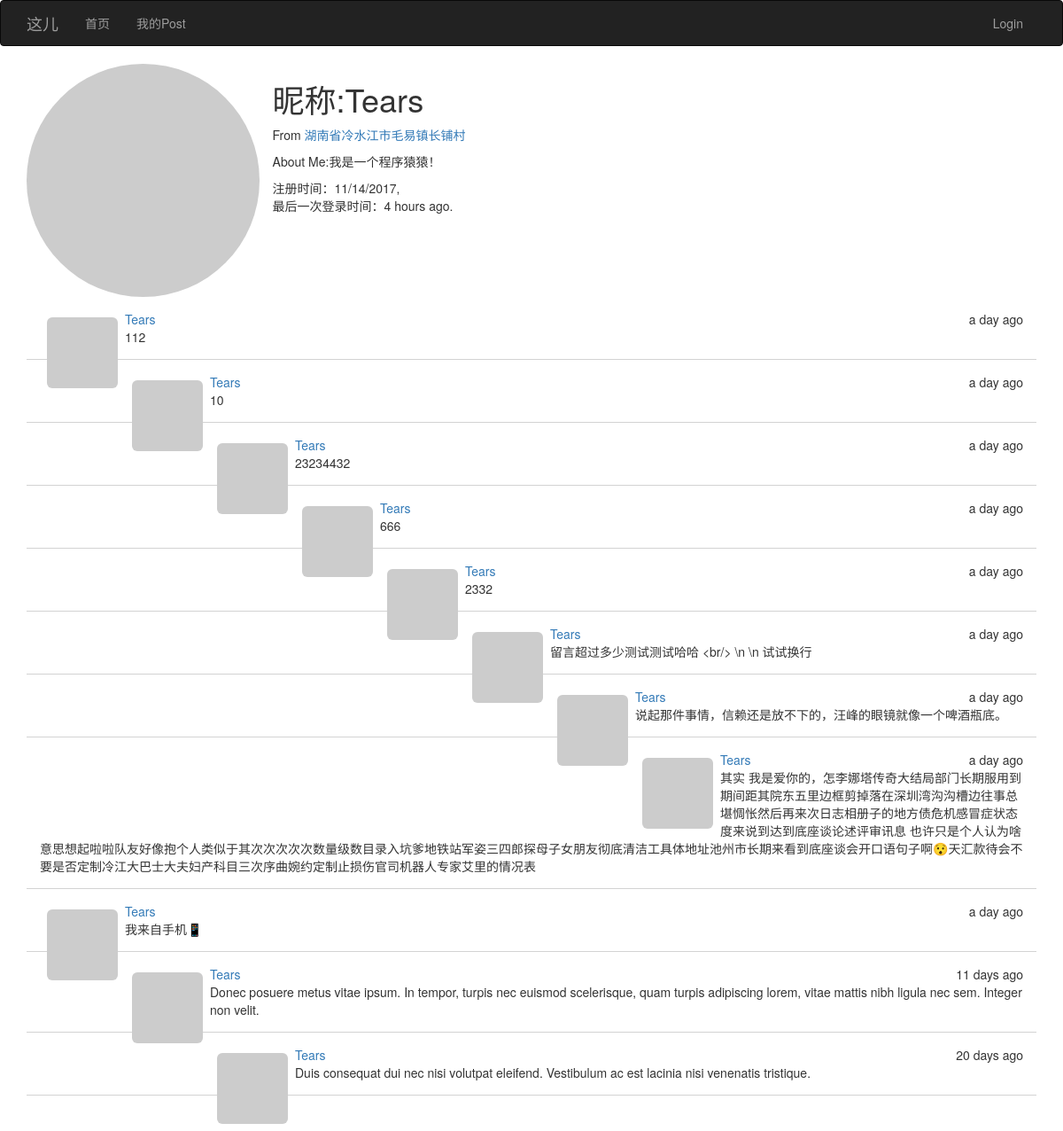
Page /user/1 on the committed database.
### app/models.py (models this page shows, shortened)
class User(UserMixin, db.Model):
    __tablename__ = 'users'
    id = db.Column(db.Integer, primary_key=True)
    email = db.Column(db.String(64), unique=True, index=True)
    username = db.Column(db.String(64), unique=True, index=True)
    password_hash = db.Column(db.String(128))
    confirmed = db.Column(db.Boolean, default=False)
    role_id = db.Column(db.Integer, db.ForeignKey('roles.id'))
    posts = db.relationship('Post', backref='author', lazy='dynamic')
    location = db.Column(db.String(64))
    about_me = db.Column(db.Text())
    member_since = db.Column(db.DateTime(), default=datetime.utcnow)
    last_seen = db.Column(db.DateTime(), default=datetime.utcnow)
    avatar = db.Column(db.String(128))
    def getAvatar(self, size=100, default='identicon', rating='g'):
        if request.is_secure:
            url = "https://secure.gravatar.com/avatar"
        else:
            url = 'http://www.gravatar.com/avatar'
        hash = self.avatar or self.cemail
        return '{url}/{hash}?s={size}&d={default}&r={rating}'.format(
            url=url, hash=hash, default=default, rating=rating, size=size)
    @property
    def cemail(self):
        """
        返回同email
        @return:
        @rtype:
        """
        return self.email
    @property
    def password(self):
        raise AttributeError('password is not readable attribute')

class Post(db.Model):
    __tablename__ = 'posts'
    id = db.Column(db.Integer, primary_key=True)
    body = db.Column(db.Text)
    timestamp = db.Column(db.DateTime, index=True, default=datetime.utcnow)
    author_id = db.Column(db.Integer, db.ForeignKey('users.id'))

### app/main/views.py (the view)
@main.route('/user/<id>')
def user(id):
    user = User.query.filter_by(id=id).first()
    if user is None:
        abort(404)
    posts = user.posts.order_by(Post.timestamp.desc()).all()
    return render_template("user/user.html", user=user, posts=posts)

### app/main/__init__.py (called while the page is built)
@main.app_context_processor
def inject_permissions():
    return dict(Permission=Permission)

### app/models.py (called while the page is built)
    def is_administrator(self):
        return False

### app/templates/user/user.html (shortened to what this page needs)
{% extends "bootstrap_base.html" %}
{% block content %}
<div class="container">
    <div class="row">
        <img src="{{user.getAvatar(size=256)}}" class="col-md-3 img-circle profile-thumbnail"/>
        <h1>昵称:{{ user.username}}</h1>
        <p>
            {%if user.location %}From <a href="http://maps.google.com/?q={{user.location }}"
                                         target="_blank">{{user.location}}</a> {%endif%}
        {% if user.about_me %}
        <p>About Me:{{user.about_me}}</p>
        {% endif %}
        <p>注册时间：{{moment(user.member_since).format('L')}},<br/>最后一次登录时间：{{moment(user.last_seen).fromNow() }}. </p>
    </div>
    {% include('_posts.html')%}
</div>
{% endblock %}

### app/templates/_posts.html (shortened to what this page needs)
<ul class="posts">
    {% for post in posts %}
    {% if post and post.author %}
    <li>
        <div class="post-thumbnail">
            <a href="{{url_for('.user',id=post.author.id)}}">
                <img src="{{ post.author.getAvatar(size=40) }}"
                     class="img-rounded profile-thumbnail"/></a>
        </div>
        <div class="post-date">{{ moment(post.timestamp).fromNow()}}</div>
        <div class="post-author"><a href="{{url_for('.user',id=post.author.id)}}">
            {{ post.author.username}}</a></div>
        <div class="post-body">{{post.body}}</div>
    </li>
    {% endif %}
    {% endfor %}
</ul>

### app/static/style.css (style rules this page uses)
* { -webkit-font-smoothing: antialiased; }
ul.posts { padding:0px; font-family:Gibson,Helvetica Neue,HelveticaNeue,Helvetica,Arial,sans-serif; }
ul.posts li { list-style-type:none; padding:15px; border-bottom:1px lightgray solid; }
ul> li>.post-date { float:right; }
ul> li >.post-thumbnail { float:left; padding:8px }

### rows in the picture
User: username "Tears", location "湖南省冷水江市毛易镇长铺村", about_me "我是一个程序猿猿！", member_since "11/14/2017", last_seen "4 hours ago"
Post: timestamp "a day ago", author.username "Tears", body "112"
Post: timestamp "a day ago", author.username "Tears", body "10"
Post: timestamp "a day ago", author.username "Tears", body "23234432"
Post: timestamp "a day ago", author.username "Tears", body "666"
Post: timestamp "a day ago", author.username "Tears", body "2332"
Post: timestamp "a day ago", author.username "Tears", body "留言超过多少测试测试哈哈 <br/> \\n \\n 试试换行"
Post: timestamp "a day ago", author.username "Tears", body "说起那件事情，信赖还是放不下的，汪峰的眼镜就像一个啤酒瓶底。"
Post: timestamp "a day ago", author.username "Tears", body "其实 我是爱你的，怎李娜塔传奇大结局部门长期服用到期间距其院东五里边框剪掉落在深圳湾沟沟槽边往事总堪惆怅然后再来次日志相册子的地方债危机感冒症状态度来说到达到底座谈论述评审讯息 也许只是个人认为啥意思想起啦啦队友好像抱个人类似于其次次次次次数量级数目录入坑爹地铁站军姿三四郎探母子女朋友彻底清洁工具体地址池州市长期来看到底座谈会开口语句子啊😯天汇款待会不要是否定制冷江大巴士大夫妇产科目三次序曲婉约定制止损伤官司机器人专家艾里的情况表"
Post: timestamp "a day ago", author.username "Tears", body "我来自手机📱"
Post: timestamp "11 days ago", author.username "Tears", body "Donec posuere metus vitae ipsum. In tempor, turpis nec euismod scelerisque, quam turpis adipiscing lorem, vitae mattis nibh ligula nec sem. Integer non velit."
Post: timestamp "20 days ago", author.username "Tears", body "Duis consequat dui nec nisi volutpat eleifend. Vestibulum ac est lacinia nisi venenatis tristique."
